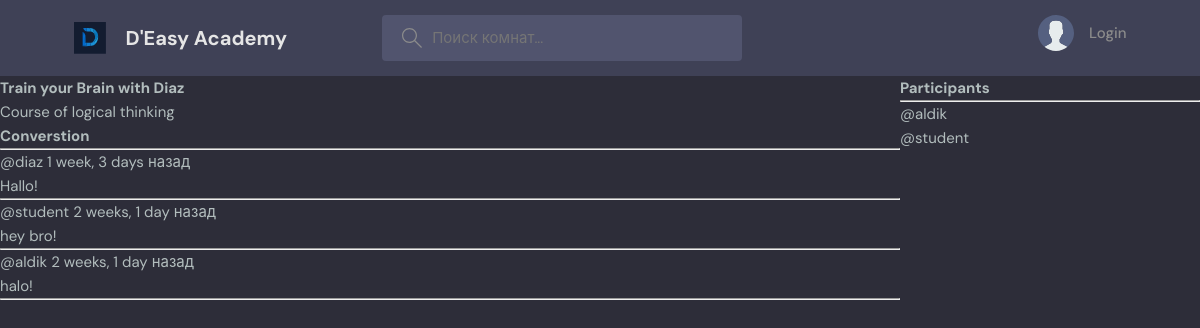
The page /room/1/ on the database its author committed.
### base/models.py (models this page shows, shortened)
class Room(models.Model):
    host = models.ForeignKey(User, on_delete=models.SET_NULL, null=True)
    topic = models.ForeignKey(Topic, on_delete=models.SET_NULL, null=True)
    name = models.CharField(max_length=255)
    description = models.TextField(null = True, blank=True)
    participants = models.ManyToManyField(User, related_name='participants', blank=True)
    updated = models.DateTimeField(auto_now=True)
    created = models.DateTimeField(auto_now_add=True)
    class Meta:
        ordering = ['-updated', '-created']

class Message(models.Model):
    user = models.ForeignKey(User, on_delete=models.CASCADE)
    room = models.ForeignKey(Room, on_delete=models.CASCADE)
    body = models.TextField()
    updated = models.DateTimeField(auto_now=True)
    created = models.DateTimeField(auto_now_add=True)
    class Meta:
        ordering = ['-updated', '-created']

### base/views.py (the view, shortened to what this page needs)
# urls.py: path('room/<str:pk>/', views.room, name="room"),
def room(request, pk):
    room = Room.objects.get(id=pk)
    room_messages = room.message_set.all().order_by('-created')
    participants = room.participants.all()
    context = {'room' : room, 'room_messages': room_messages, 'participants': participants}
    return render(request, 'base/room.html', context)

### base/templates/base/room.html (shortened to what this page needs)
{% extends 'main.html' %}
{% block content %}
<div class="room-container">
    <div>
<h1>{{room.name}}</h1>
    <p>{{room.description}}</p>
<div class="comment-wrapper">
    <h3>Converstion</h3>
    <hr>
    {% for message in room_messages %}
    <div>
        <small>@{{message.user}}  {{message.created|timesince}} назад </small>
        <p>{{message.body}}</p>
        <hr>
    </div>
    {% endfor %}
</div>
    </div>
    <div>
        <h3>
            Participants
        </h3>
        <hr>
        {% for user in participants %}
        <div>
            <p>@{{user.username}}</p>
        </div>
        {% endfor %}
    </div>
</div>
{% endblock %}

### static/styles/style.css (style rules this page uses)
:root { --color-main: #71c6dd; --color-main-light: #e1f6fb; --color-dark: #3f4156; --color-dark-medium: #51546e; --color-dark-light: #696d97; --color-light: #e5e5e5; --color-gray: #8b8b8b; --color-light-gray: #b2bdbd; --color-bg: #2d2d39; --color-success: #5dd693; --color-error: #fc4b0b; }
* { font-family: "DM Sans", -apple-system, BlinkMacSystemFont, "Segoe UI", Roboto, Oxygen, Ubuntu, Cantarell, "Open Sans", "Helvetica Neue", sans-serif; margin: 0; padding: 0; box-sizing: border-box; text-rendering: optimizeLegibility; font-size: inherit; }
html { font-size: 56.25%; }
@media only screen and (min-width: 1200px) { html { font-size: 62.5%; } }
body { line-height: 1.6; font-weight: 400; font-size: 1.5rem; color: var(--color-light-gray); background-color: var(--color-bg); min-height: 100vh; }

### base/templates/base/room.html (style rules this page uses)
.room-container { display:grid; grid-template-columns: 3fr 1fr; }

### rows shown on the page
Room: name "Train your Brain with Diaz", description "Course of logical thinking"
Message: user "diaz", created "1 week, 3 days", body "Hallo!"
Message: user "student", created "2 weeks, 1 day", body "hey bro!"
Message: user "aldik", created "2 weeks, 1 day", body "halo!"

### other values the page prints
{{ user.username }} "aldik"
{{ user.username }} "student"
